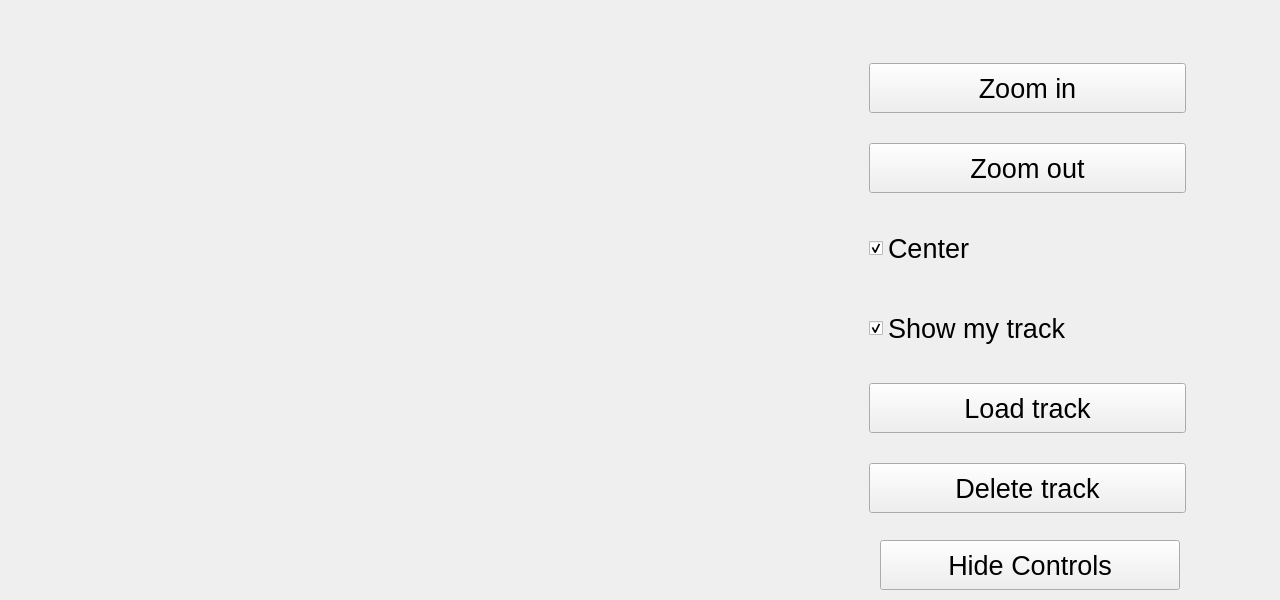
   <widget class="QWidget" name="map" native="true">
    <property name="geometry">
     <rect>
      <x>0</x>
      <y>0</y>
      <width>1280</width>
      <height>600</height>
     </rect>
    </property>
    <property name="font">
     <font>
      <family>Lucida Console</family>
     </font>
    </property>
    <widget class="MapWidget" name="mapWidget" native="true">
     <property name="geometry">
      <rect>
       <x>0</x>
       <y>0</y>
       <width>1280</width>
       <height>600</height>
      </rect>
     </property>
     <widget class="QWidget" name="controls" native="true">
      <property name="geometry">
       <rect>
        <x>860</x>
        <y>30</y>
        <width>351</width>
        <height>521</height>
       </rect>
      </property>
      <layout class="QVBoxLayout" name="verticalLayout_4">
       <item>
        <widget class="QWidget" name="mapControls" native="true">
         <property name="styleSheet">
          <string notr="true"/>
         </property>
         <layout class="QVBoxLayout" name="verticalLayout_3">
          <property name="rightMargin">
           <number>25</number>
          </property>
          <item>
           <widget class="QPushButton" name="pushButton_zoomIn">
            <property name="sizePolicy">
             <sizepolicy hsizetype="Preferred" vsizetype="Preferred">
              <horstretch>0</horstretch>
              <verstretch>0</verstretch>
             </sizepolicy>
            </property>
            <property name="minimumSize">
             <size>
              <width>165</width>
              <height>25</height>
             </size>
            </property>
            <property name="maximumSize">
             <size>
              <width>10000</width>
              <height>50</height>
             </size>
            </property>
            <property name="font">
             <font>
              <family>Lucida Grande</family>
              <pointsize>20</pointsize>
              <weight>50</weight>
              <italic>false</italic>
              <bold>false</bold>
             </font>
            </property>
            <property name="styleSheet">
             <string notr="true">selection-background-color: rgb(255, 0, 0);</string>
            </property>
            <property name="text">
             <string>Zoom in</string>
            </property>
           </widget>
          </item>
          <item>
           <widget class="QPushButton" name="pushButton_zoomOut">
            <property name="sizePolicy">
             <sizepolicy hsizetype="Minimum" vsizetype="Preferred">
              <horstretch>0</horstretch>
              <verstretch>0</verstretch>
             </sizepolicy>
            </property>
            <property name="minimumSize">
             <size>
              <width>165</width>
              <height>25</height>
             </size>
            </property>
            <property name="maximumSize">
             <size>
              <width>1000</width>
              <height>50</height>
             </size>
            </property>
            <property name="font">
             <font>
              <family>Lucida Grande</family>
              <pointsize>20</pointsize>
             </font>
            </property>
            <property name="styleSheet">
             <string notr="true">selection-background-color: rgb(255, 0, 0);</string>
            </property>
            <property name="text">
             <string>Zoom out</string>
            </property>
           </widget>
          </item>
          <item>
           <widget class="QCheckBox" name="checkBox_autoFollow">
            <property name="sizePolicy">
             <sizepolicy hsizetype="Preferred" vsizetype="Preferred">
              <horstretch>0</horstretch>
              <verstretch>0</verstretch>
             </sizepolicy>
            </property>
            <property name="minimumSize">
             <size>
              <width>165</width>
              <height>15</height>
             </size>
            </property>
            <property name="maximumSize">
             <size>
              <width>300</width>
              <height>50</height>
             </size>
            </property>
            <property name="font">
             <font>
              <family>Lucida Grande</family>
              <pointsize>20</pointsize>
             </font>
            </property>
            <property name="styleSheet">
             <string notr="true"/>
            </property>
            <property name="text">
             <string>Center</string>
            </property>
            <property name="checked">
             <bool>true</bool>
            </property>
           </widget>
          </item>
          <item>
           <widget class="QCheckBox" name="checkBox_showMyTrack">
            <property name="sizePolicy">
             <sizepolicy hsizetype="Preferred" vsizetype="Preferred">
              <horstretch>0</horstretch>
              <verstretch>0</verstretch>
             </sizepolicy>
            </property>
            <property name="minimumSize">
             <size>
              <width>165</width>
              <height>15</height>
             </size>
            </property>
            <property name="maximumSize">
             <size>
              <width>300</width>
              <height>50</height>
             </size>
            </property>
            <property name="font">
             <font>
              <family>Lucida Grande</family>
              <pointsize>20</pointsize>
             </font>
            </property>
            <property name="text">
             <string>Show my track</string>
            </property>
            <property name="checked">
             <bool>true</bool>
            </property>
           </widget>
          </item>
          <item>
           <widget class="QPushButton" name="pushButton_loadTrack">
            <property name="sizePolicy">
             <sizepolicy hsizetype="Preferred" vsizetype="Preferred">
              <horstretch>0</horstretch>
              <verstretch>0</verstretch>
             </sizepolicy>
            </property>
            <property name="minimumSize">
             <size>
              <width>165</width>
              <height>25</height>
             </size>
            </property>
            <property name="maximumSize">
             <size>
              <width>500</width>
              <height>50</height>
             </size>
            </property>
            <property name="font">
             <font>
              <family>Lucida Grande</family>
              <pointsize>20</pointsize>
             </font>
            </property>
            <property name="styleSheet">
             <string notr="true">selection-background-color: rgb(255, 0, 0);</string>
            </property>
            <property name="text">
             <string>Load track</string>
            </property>
           </widget>
          </item>
          <item>
           <widget class="QPushButton" name="pushButton_deleteTrack">
            <property name="maximumSize">
             <size>
              <width>500</width>
              <height>50</height>
             </size>
            </property>
            <property name="font">
             <font>
              <family>Lucida Grande</family>
              <pointsize>20</pointsize>
             </font>
            </property>
            <property name="styleSheet">
             <string notr="true">selection-background-color: rgb(255, 0, 0);</string>
            </property>
            <property name="text">
             <string>Delete track</string>
            </property>
           </widget>
          </item>
         </layout>
         <zorder>pushButton_zoomIn</zorder>
         <zorder>pushButton_zoomOut</zorder>
         <zorder>checkBox_autoFollow</zorder>
         <zorder>pushButton_loadTrack</zorder>
         <zorder>pushButton_deleteTrack</zorder>
         <zorder>checkBox_showMyTrack</zorder>
        </widget>
       </item>
      </layout>
     </widget>
     <widget class="QPushButton" name="mapContHide">
      <property name="geometry">
       <rect>
        <x>880</x>
        <y>540</y>
        <width>300</width>
        <height>50</height>
       </rect>
      </property>
      <property name="maximumSize">
       <size>
        <width>300</width>
        <height>50</height>
       </size>
      </property>
      <property name="font">
       <font>
        <family>Lucida Grande</family>
        <pointsize>20</pointsize>
       </font>
      </property>
      <property name="layoutDirection">
       <enum>Qt::LeftToRight</enum>
      </property>
      <property name="styleSheet">
       <string notr="true">selection-background-color: rgb(255, 0, 0);</string>
      </property>
      <property name="text">
       <string>Hide Controls</string>
      </property>
     </widget>
    </widget>
   </widget>
